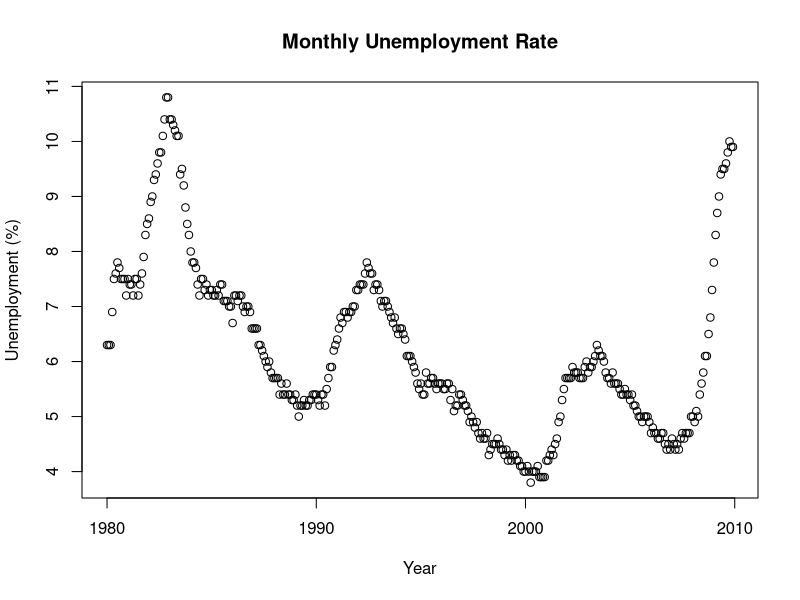

Source code (R): (Note: a time limit stopped this script after it produced the figure.)
###########################################
# Get monthly unemployment data from FREDMD
############################################
uemploy_monthly = read.csv('data/unemployment_rate_monthly.csv')

# out of sample evaluation of 120 observations (10 years of data)
train = uemploy_monthly[1:360,]
test = uemploy_monthly[361:nrow(uemploy_monthly), ]

sum(is.na(train)) # check for na values



###############################
# Plot series
###############################
train$month = as.Date(train$month)
plot(train$month, train$unemployment_rate, main = "Monthly Unemployment Rate", 
     xlab = "Year", ylab = "Unemployment (%)")


####################################################################
# Check for stationarity using ADF test monthly unemployment rate
####################################################################
library(tseries)
adf.test(train$unemployment_rate)
# The p value from the ADF test is 0.2344, therefore we fail to reject the null hypothesis
# at 95% significance level and conclude that the series is non-stationary

# Difference the series 1 time (d = 1)
uemploy_diff <- diff(train$unemployment_rate)
adf.test(uemploy_diff)
# The p value from the ADF test is now 0.01, therefore we reject the null hypothesis
# at 95% significance level and conclude that the series is stationary. Therefore, d = 1

###########################################################
# Search for the best Arima model (p,1,q) using auto_arima
###########################################################
library(forecast)
train2 = ts(train$unemployment_rate, start = c(1980, 1), frequency = 12) # convert to time series object

arima_aic = auto.arima(train2, d = 1, ic = "aic", stepwise = FALSE, approximation = FALSE)
summary(arima_aic) 
# arima(1,1,2)(0,0,2)[12]
# AIC = -307.06
# BIC = -283.76

arima_bic = auto.arima(train2, d = 1, ic = "bic", stepwise = FALSE, approximation = FALSE)
summary(arima_bic)
# arima(1,1,2)(0,0,2)[12], same as arima_aic
# AIC = -307.06
# BIC = -283.76

# Allow stepwise and approximation = TRUE
arima_aic2 = auto.arima(train2, d=1, ic = "aic", stepwise = TRUE, approximation = TRUE)
summary(arima_aic2)
# arima(5,1,3)(2,0,1)[12] 
# AIC = -318.93
# BIC = -272.33

arima_bic2 = auto.arima(train2, d = 1, ic = "bic", stepwise = TRUE, approximation = TRUE)
summary(arima_bic2)
# arima(1,1,2)(2,0,1)[12] 
# AIC = -311.73
# BIC = -284.55

###########################################################################################
# Based on the earlier discussion, we pick our benchmark ARIMA as ARIMA(1,1,2)(2,0,1)[12] 
###########################################################################################

# Out of sample evaluation for benchmark ARIMA using rolling window
library(forecast)

test$forecast <- NA_real_
model_summaries <- list()

for (i in as.numeric(rownames(test))) {
  train = ts(uemploy_monthly[(i-360):(i-1), 2], frequency = 12)
  model_fit = arima(train, order = c(1,1,2), seasonal = list(order = c(2,0,1), period = 12))
  model_summaries[[as.character(i)]] = summary(model_fit)
  y_hat = forecast(model_fit, h=1)$mean[1]
  test$forecast[rownames(test) == i] = as.numeric(y_hat)
}

test['squared_error'] = (test['unemployment_rate']-test['forecast'])^2
rsme_benchmark = sqrt(mean(test$squared_error, na.rm = TRUE))
rsme_benchmark

# Plot of forecast vs actual
plot(as.Date(test$month), test$unemployment_rate, type = "l", col = "blue",
     xlab = "Month", ylab = "Unemployment Rate", main = "Actual vs Benchmark Forecast")
lines(as.Date(test$month), test$forecast, col = "red", lty = 2, lwd = 2)
legend("topright", legend = c("Actual", "Forecast"),col = c("blue", "red"),
       lty = c(1, 2), bty = "n")
